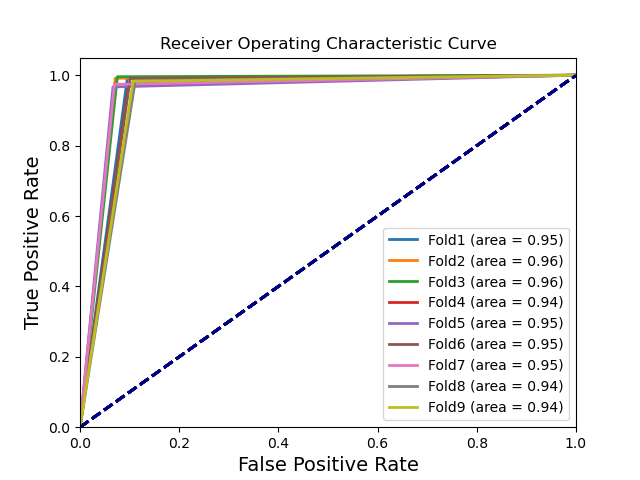

Source code (Python):
import matplotlib.pyplot as plt
from sklearn.metrics import roc_curve, auc
from sklearn.metrics import roc_auc_score
import csv
import sys
import numpy as np

def ro_curve(y_pred, y_label, figure_file, method_name):
    '''
        y_pred is a list of length n.  (0,1)
        y_label is a list of same length. 0/1
        https://scikit-learn.org/stable/auto_examples/model_selection/plot_roc.html#sphx-glr-auto-examples-model-selection-plot-roc-py  
    '''
    y_label = np.array(y_label)
    y_pred = np.array(y_pred)    
    fpr = dict()
    tpr = dict() 
    roc_auc = dict()
    fpr[0], tpr[0], _ = roc_curve(y_label, y_pred)
    roc_auc[0] = auc(fpr[0], tpr[0])
    lw = 2
    plt.plot(fpr[0], tpr[0],
         lw=lw, label= method_name + ' (area = %0.2f)' % roc_auc[0])
    plt.plot([0, 1], [0, 1], color='navy', lw=lw, linestyle='--')
    plt.xlim([0.0, 1.0])
    plt.ylim([0.0, 1.05])
    fontsize = 14
    plt.xlabel('False Positive Rate', fontsize = fontsize)
    plt.ylabel('True Positive Rate', fontsize = fontsize)
    plt.title('Receiver Operating Characteristic Curve')
    plt.legend(loc="lower right")
    plt.savefig(figure_file)
    return 

def col_pic():
    for i in range(9):
        y_label = []
        y_pred = []
        with open("y_label_pred_val_" + str(i) + ".csv") as f:
            f1 = csv.reader(f)
            for line in f1:
                y_label.append(int(line[0]))
                # if float(line[1]) > 0.5:
                #     y_pred.append(1)
                # else:
                #     y_pred.append(0)
                y_pred.append(float(line[1]))
            ro_curve(y_pred,y_label,"auc_val_1","Fold" + str(i+1))

def main():
    col_pic()
    
if __name__=="__main__":
    main() 
